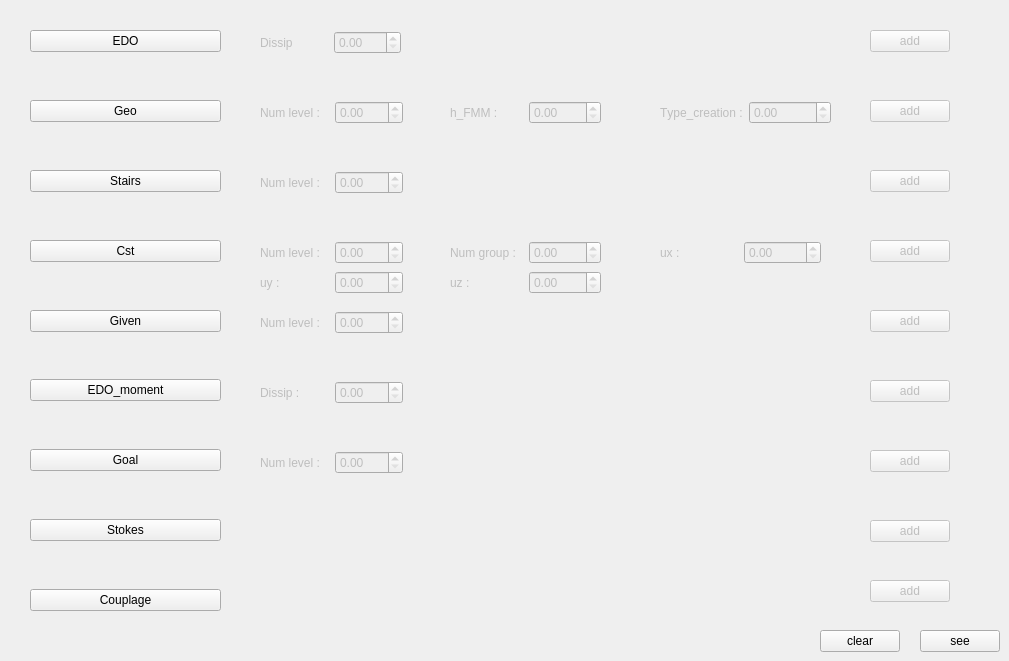
         <widget class="QWidget" name="VAP">
          <property name="toolTip">
           <string>&lt;html&gt;&lt;head/&gt;&lt;body&gt;&lt;p&gt;&lt;br/&gt;&lt;/p&gt;&lt;/body&gt;&lt;/html&gt;</string>
          </property>
          <attribute name="title">
           <string>Vitesse à priori</string>
          </attribute>
          <widget class="QPushButton" name="VAPClear">
           <property name="geometry">
            <rect>
             <x>820</x>
             <y>630</y>
             <width>80</width>
             <height>22</height>
            </rect>
           </property>
           <property name="font">
            <font>
             <kerning>false</kerning>
            </font>
           </property>
           <property name="text">
            <string>clear</string>
           </property>
          </widget>
          <widget class="QPushButton" name="VAPSee">
           <property name="geometry">
            <rect>
             <x>920</x>
             <y>630</y>
             <width>80</width>
             <height>22</height>
            </rect>
           </property>
           <property name="text">
            <string>see</string>
           </property>
          </widget>
          <widget class="QWidget" name="VAPStairsWidget" native="true">
           <property name="enabled">
            <bool>false</bool>
           </property>
           <property name="geometry">
            <rect>
             <x>260</x>
             <y>170</y>
             <width>581</width>
             <height>31</height>
            </rect>
           </property>
           <widget class="QWidget" name="layoutWidget">
            <property name="geometry">
             <rect>
              <x>0</x>
              <y>0</y>
              <width>143</width>
              <height>25</height>
             </rect>
            </property>
            <layout class="QHBoxLayout" name="horizontalLayout_7">
             <item>
              <widget class="QLabel" name="VAPLabelStairsNumlevel">
               <property name="font">
                <font>
                 <kerning>false</kerning>
                </font>
               </property>
               <property name="text">
                <string>Num level :</string>
               </property>
              </widget>
             </item>
             <item>
              <widget class="QDoubleSpinBox" name="VAPStairsNumlevel"/>
             </item>
            </layout>
           </widget>
          </widget>
          <widget class="QWidget" name="VAPCstWidget" native="true">
           <property name="enabled">
            <bool>false</bool>
           </property>
           <property name="geometry">
            <rect>
             <x>260</x>
             <y>240</y>
             <width>571</width>
             <height>62</height>
            </rect>
           </property>
           <widget class="QWidget" name="layoutWidget_2">
            <property name="geometry">
             <rect>
              <x>0</x>
              <y>0</y>
              <width>143</width>
              <height>25</height>
             </rect>
            </property>
            <layout class="QHBoxLayout" name="horizontalLayout_10">
             <item>
              <widget class="QLabel" name="VAPLabelCstNumlevel">
               <property name="font">
                <font>
                 <kerning>false</kerning>
                </font>
               </property>
               <property name="text">
                <string>Num level :</string>
               </property>
              </widget>
             </item>
             <item>
              <widget class="QDoubleSpinBox" name="VAPCstNumlevel"/>
             </item>
            </layout>
           </widget>
           <widget class="QWidget" name="layoutWidget_5">
            <property name="geometry">
             <rect>
              <x>0</x>
              <y>30</y>
              <width>143</width>
              <height>25</height>
             </rect>
            </property>
            <layout class="QHBoxLayout" name="horizontalLayout_16">
             <item>
              <widget class="QLabel" name="VAPLabelCstuy">
               <property name="font">
                <font>
                 <kerning>false</kerning>
                </font>
               </property>
               <property name="text">
                <string>uy :</string>
               </property>
              </widget>
             </item>
             <item>
              <widget class="QDoubleSpinBox" name="VAPCstuy"/>
             </item>
            </layout>
           </widget>
           <widget class="QWidget" name="layoutWidget_3">
            <property name="geometry">
             <rect>
              <x>190</x>
              <y>0</y>
              <width>151</width>
              <height>25</height>
             </rect>
            </property>
            <layout class="QHBoxLayout" name="horizontalLayout_11">
             <item>
              <widget class="QLabel" name="VAPLabelCstNumgroup">
               <property name="font">
                <font>
                 <kerning>false</kerning>
                </font>
               </property>
               <property name="text">
                <string>Num group :</string>
               </property>
              </widget>
             </item>
             <item>
              <widget class="QDoubleSpinBox" name="VAPCstNumgroup"/>
             </item>
            </layout>
           </widget>
           <widget class="QWidget" name="layoutWidget_6">
            <property name="geometry">
             <rect>
              <x>190</x>
              <y>30</y>
              <width>151</width>
              <height>25</height>
             </rect>
            </property>
            <layout class="QHBoxLayout" name="horizontalLayout_17">
             <item>
              <widget class="QLabel" name="VAPLabelCstUz">
               <property name="font">
                <font>
                 <kerning>false</kerning>
                </font>
               </property>
               <property name="text">
                <string>uz :</string>
               </property>
              </widget>
             </item>
             <item>
              <widget class="QDoubleSpinBox" name="VAPCstuz"/>
             </item>
            </layout>
           </widget>
           <widget class="QWidget" name="layoutWidget_8">
            <property name="geometry">
             <rect>
              <x>400</x>
              <y>0</y>
              <width>161</width>
              <height>25</height>
             </rect>
            </property>
            <layout class="QHBoxLayout" name="horizontalLayout_19">
             <item>
              <widget class="QLabel" name="VAPLabelCstUx">
               <property name="font">
                <font>
                 <kerning>false</kerning>
                </font>
               </property>
               <property name="text">
                <string>ux :</string>
               </property>
              </widget>
             </item>
             <item>
              <widget class="QDoubleSpinBox" name="VAPCstUx"/>
             </item>
            </layout>
           </widget>
          </widget>
          <widget class="QWidget" name="VAPGivenWidget" native="true">
           <property name="enabled">
            <bool>false</bool>
           </property>
           <property name="geometry">
            <rect>
             <x>260</x>
             <y>310</y>
             <width>571</width>
             <height>31</height>
            </rect>
           </property>
           <widget class="QWidget" name="layoutWidget_7">
            <property name="geometry">
             <rect>
              <x>0</x>
              <y>0</y>
              <width>143</width>
              <height>25</height>
             </rect>
            </property>
            <layout class="QHBoxLayout" name="horizontalLayout_18">
             <item>
              <widget class="QLabel" name="VAPLabelGivenNumlevel">
               <property name="font">
                <font>
                 <kerning>false</kerning>
                </font>
               </property>
               <property name="text">
                <string>Num level :</string>
               </property>
              </widget>
             </item>
             <item>
              <widget class="QDoubleSpinBox" name="VAPGivenNumlevel"/>
             </item>
            </layout>
           </widget>
          </widget>
          <widget class="QWidget" name="VAPEDOmomentWidget" native="true">
           <property name="enabled">
            <bool>false</bool>
           </property>
           <property name="geometry">
            <rect>
             <x>260</x>
             <y>380</y>
             <width>571</width>
             <height>31</height>
            </rect>
           </property>
           <widget class="QWidget" name="layoutWidget_4">
            <property name="geometry">
             <rect>
              <x>0</x>
              <y>0</y>
              <width>143</width>
              <height>25</height>
             </rect>
            </property>
            <layout class="QHBoxLayout" name="horizontalLayout_12">
             <item>
              <widget class="QLabel" name="VAPLabelEDOmomentDissip">
               <property name="font">
                <font>
                 <kerning>false</kerning>
                </font>
               </property>
               <property name="text">
                <string>Dissip :</string>
               </property>
              </widget>
             </item>
             <item>
              <widget class="QDoubleSpinBox" name="VAPEDOmomentDissip"/>
             </item>
            </layout>
           </widget>
          </widget>
          <widget class="QWidget" name="VAPGoalWidget" native="true">
           <property name="enabled">
            <bool>false</bool>
           </property>
           <property name="geometry">
            <rect>
             <x>260</x>
             <y>450</y>
             <width>571</width>
             <height>31</height>
            </rect>
           </property>
           <widget class="QWidget" name="layoutWidget_9">
            <property name="geometry">
             <rect>
              <x>0</x>
              <y>0</y>
              <width>143</width>
              <height>25</height>
             </rect>
            </property>
            <layout class="QHBoxLayout" name="horizontalLayout_20">
             <item>
              <widget class="QLabel" name="VAPLabelGoalNumlevel">
               <property name="font">
                <font>
                 <kerning>false</kerning>
                </font>
               </property>
               <property name="text">
                <string>Num level :</string>
               </property>
              </widget>
             </item>
             <item>
              <widget class="QDoubleSpinBox" name="VAPGoalNumlevel"/>
             </item>
            </layout>
           </widget>
          </widget>
          <widget class="QWidget" name="layoutWidget">
           <property name="geometry">
            <rect>
             <x>30</x>
             <y>30</y>
             <width>191</width>
             <height>581</height>
            </rect>
           </property>
           <layout class="QVBoxLayout" name="verticalLayout_3">
            <property name="spacing">
             <number>6</number>
            </property>
            <item>
             <widget class="QPushButton" name="VAPEDOButton">
              <property name="text">
               <string>EDO</string>
              </property>
             </widget>
            </item>
            <item>
             <spacer name="verticalSpacer">
              <property name="orientation">
               <enum>Qt::Vertical</enum>
              </property>
              <property name="sizeHint" stdset="0">
               <size>
                <width>20</width>
                <height>40</height>
               </size>
              </property>
             </spacer>
            </item>
            <item>
             <widget class="QPushButton" name="VAPGeoButton">
              <property name="text">
               <string>Geo</string>
              </property>
             </widget>
            </item>
            <item>
             <spacer name="verticalSpacer_2">
              <property name="orientation">
               <enum>Qt::Vertical</enum>
              </property>
              <property name="sizeHint" stdset="0">
               <size>
                <width>20</width>
                <height>40</height>
               </size>
              </property>
             </spacer>
            </item>
            <item>
             <widget class="QPushButton" name="VAPStairsButton">
              <property name="text">
               <string>Stairs</string>
              </property>
             </widget>
            </item>
            <item>
             <spacer name="verticalSpacer_3">
              <property name="orientation">
               <enum>Qt::Vertical</enum>
              </property>
              <property name="sizeHint" stdset="0">
               <size>
                <width>20</width>
                <height>40</height>
               </size>
              </property>
             </spacer>
            </item>
            <item>
             <widget class="QPushButton" name="VAPCstButton">
              <property name="text">
               <string>Cst</string>
              </property>
             </widget>
            </item>
            <item>
             <spacer name="verticalSpacer_4">
              <property name="orientation">
               <enum>Qt::Vertical</enum>
              </property>
              <property name="sizeHint" stdset="0">
               <size>
                <width>20</width>
                <height>40</height>
               </size>
              </property>
             </spacer>
            </item>
            <item>
             <widget class="QPushButton" name="VAPGivenButton">
              <property name="text">
               <string>Given</string>
              </property>
             </widget>
            </item>
            <item>
             <spacer name="verticalSpacer_5">
              <property name="orientation">
               <enum>Qt::Vertical</enum>
              </property>
              <property name="sizeHint" stdset="0">
               <size>
                <width>20</width>
                <height>40</height>
               </size>
              </property>
             </spacer>
            </item>
            <item>
             <widget class="QPushButton" name="VAPEDOmomentButton">
              <property name="text">
               <string>EDO_moment</string>
              </property>
             </widget>
            </item>
            <item>
             <spacer name="verticalSpacer_8">
              <property name="orientation">
               <enum>Qt::Vertical</enum>
              </property>
              <property name="sizeHint" stdset="0">
               <size>
                <width>20</width>
                <height>40</height>
               </size>
              </property>
             </spacer>
            </item>
            <item>
             <widget class="QPushButton" name="VAPGoalButton">
              <property name="text">
               <string>Goal</string>
              </property>
             </widget>
            </item>
            <item>
             <spacer name="verticalSpacer_6">
              <property name="orientation">
               <enum>Qt::Vertical</enum>
              </property>
              <property name="sizeHint" stdset="0">
               <size>
                <width>20</width>
                <height>40</height>
               </size>
              </property>
             </spacer>
            </item>
            <item>
             <widget class="QPushButton" name="VAPStokesButton">
              <property name="text">
               <string>Stokes</string>
              </property>
             </widget>
            </item>
            <item>
             <spacer name="verticalSpacer_7">
              <property name="orientation">
               <enum>Qt::Vertical</enum>
              </property>
              <property name="sizeHint" stdset="0">
               <size>
                <width>20</width>
                <height>40</height>
               </size>
              </property>
             </spacer>
            </item>
            <item>
             <widget class="QPushButton" name="VAPCouplageButton">
              <property name="whatsThis">
               <string>&lt;html&gt;&lt;head/&gt;&lt;body&gt;&lt;p&gt;Ceci est un couplage&lt;/p&gt;&lt;/body&gt;&lt;/html&gt;</string>
              </property>
              <property name="text">
               <string>Couplage</string>
              </property>
             </widget>
            </item>
           </layout>
          </widget>
          <widget class="QPushButton" name="VAPEDOAdd">
           <property name="enabled">
            <bool>false</bool>
           </property>
           <property name="geometry">
            <rect>
             <x>870</x>
             <y>30</y>
             <width>80</width>
             <height>22</height>
            </rect>
           </property>
           <property name="text">
            <string>add</string>
           </property>
          </widget>
          <widget class="QPushButton" name="VAPGeoAdd">
           <property name="enabled">
            <bool>false</bool>
           </property>
           <property name="geometry">
            <rect>
             <x>870</x>
             <y>100</y>
             <width>80</width>
             <height>22</height>
            </rect>
           </property>
           <property name="text">
            <string>add</string>
           </property>
          </widget>
          <widget class="QPushButton" name="VAPCstAdd">
           <property name="enabled">
            <bool>false</bool>
           </property>
           <property name="geometry">
            <rect>
             <x>870</x>
             <y>240</y>
             <width>80</width>
             <height>22</height>
            </rect>
           </property>
           <property name="text">
            <string>add</string>
           </property>
          </widget>
          <widget class="QWidget" name="VAPGeoWidget" native="true">
           <property name="enabled">
            <bool>false</bool>
           </property>
           <property name="geometry">
            <rect>
             <x>260</x>
             <y>100</y>
             <width>581</width>
             <height>31</height>
            </rect>
           </property>
           <widget class="QWidget" name="layoutWidget">
            <property name="geometry">
             <rect>
              <x>0</x>
              <y>0</y>
              <width>143</width>
              <height>25</height>
             </rect>
            </property>
            <layout class="QHBoxLayout" name="horizontalLayout_15">
             <item>
              <widget class="QLabel" name="VAPLabelGeoNumlevel">
               <property name="font">
                <font>
                 <kerning>false</kerning>
                </font>
               </property>
               <property name="text">
                <string>Num level :</string>
               </property>
              </widget>
             </item>
             <item>
              <widget class="QDoubleSpinBox" name="VAPGeoNumlevel"/>
             </item>
            </layout>
           </widget>
           <widget class="QWidget" name="layoutWidget">
            <property name="geometry">
             <rect>
              <x>190</x>
              <y>0</y>
              <width>151</width>
              <height>25</height>
             </rect>
            </property>
            <layout class="QHBoxLayout" name="horizontalLayout_8">
             <item>
              <widget class="QLabel" name="VAPLabelGeoHpmm">
               <property name="font">
                <font>
                 <kerning>false</kerning>
                </font>
               </property>
               <property name="text">
                <string>h_FMM :</string>
               </property>
              </widget>
             </item>
             <item>
              <widget class="QDoubleSpinBox" name="VAPGeoHpmm"/>
             </item>
            </layout>
           </widget>
           <widget class="QWidget" name="layoutWidget">
            <property name="geometry">
             <rect>
              <x>400</x>
              <y>0</y>
              <width>171</width>
              <height>25</height>
             </rect>
            </property>
            <layout class="QHBoxLayout" name="horizontalLayout_9">
             <item>
              <widget class="QLabel" name="VAPLabelGeoTypecreation">
               <property name="font">
                <font>
                 <kerning>false</kerning>
                </font>
               </property>
               <property name="text">
                <string>Type_creation :</string>
               </property>
              </widget>
             </item>
             <item>
              <widget class="QDoubleSpinBox" name="VAPGeoTypecreation"/>
             </item>
            </layout>
           </widget>
          </widget>
          <widget class="QWidget" name="VAPEDOWidget" native="true">
           <property name="enabled">
            <bool>false</bool>
           </property>
           <property name="geometry">
            <rect>
             <x>260</x>
             <y>30</y>
             <width>581</width>
             <height>31</height>
            </rect>
           </property>
           <widget class="QWidget" name="layoutWidget">
            <property name="geometry">
             <rect>
              <x>0</x>
              <y>0</y>
              <width>141</width>
              <height>25</height>
             </rect>
            </property>
            <layout class="QHBoxLayout" name="horizontalLayout_13">
             <item>
              <widget class="QLabel" name="VAPLabelEDODissip">
               <property name="text">
                <string>Dissip</string>
               </property>
              </widget>
             </item>
             <item>
              <widget class="QDoubleSpinBox" name="VAPEDODissip"/>
             </item>
            </layout>
           </widget>
          </widget>
          <widget class="QPushButton" name="VAPStairsAdd">
           <property name="enabled">
            <bool>false</bool>
           </property>
           <property name="geometry">
            <rect>
             <x>870</x>
             <y>170</y>
             <width>80</width>
             <height>22</height>
            </rect>
           </property>
           <property name="text">
            <string>add</string>
           </property>
          </widget>
          <widget class="QPushButton" name="VAPGivenAdd">
           <property name="enabled">
            <bool>false</bool>
           </property>
           <property name="geometry">
            <rect>
             <x>870</x>
             <y>310</y>
             <width>80</width>
             <height>22</height>
            </rect>
           </property>
           <property name="text">
            <string>add</string>
           </property>
          </widget>
          <widget class="QPushButton" name="VAPEDOmomentAdd">
           <property name="enabled">
            <bool>false</bool>
           </property>
           <property name="geometry">
            <rect>
             <x>870</x>
             <y>380</y>
             <width>80</width>
             <height>22</height>
            </rect>
           </property>
           <property name="text">
            <string>add</string>
           </property>
          </widget>
          <widget class="QPushButton" name="VAPGoalAdd">
           <property name="enabled">
            <bool>false</bool>
           </property>
           <property name="geometry">
            <rect>
             <x>870</x>
             <y>450</y>
             <width>80</width>
             <height>22</height>
            </rect>
           </property>
           <property name="text">
            <string>add</string>
           </property>
          </widget>
          <widget class="QPushButton" name="VAPStokesAdd">
           <property name="enabled">
            <bool>false</bool>
           </property>
           <property name="geometry">
            <rect>
             <x>870</x>
             <y>520</y>
             <width>80</width>
             <height>22</height>
            </rect>
           </property>
           <property name="text">
            <string>add</string>
           </property>
          </widget>
          <widget class="QPushButton" name="VAPCouplageAdd">
           <property name="enabled">
            <bool>false</bool>
           </property>
           <property name="geometry">
            <rect>
             <x>870</x>
             <y>580</y>
             <width>80</width>
             <height>22</height>
            </rect>
           </property>
           <property name="text">
            <string>add</string>
           </property>
          </widget>
          <zorder>layoutWidget</zorder>
          <zorder>VAPClear</zorder>
          <zorder>VAPSee</zorder>
          <zorder>VAPStairsWidget</zorder>
          <zorder>VAPCstWidget</zorder>
          <zorder>VAPGivenWidget</zorder>
          <zorder>VAPEDOmomentWidget</zorder>
          <zorder>VAPGoalWidget</zorder>
          <zorder>VAPEDOAdd</zorder>
          <zorder>VAPGeoAdd</zorder>
          <zorder>VAPCstAdd</zorder>
          <zorder>VAPGeoWidget</zorder>
          <zorder>VAPEDOWidget</zorder>
          <zorder>VAPStairsAdd</zorder>
          <zorder>VAPGivenAdd</zorder>
          <zorder>VAPEDOmomentAdd</zorder>
          <zorder>VAPGoalAdd</zorder>
          <zorder>VAPStokesAdd</zorder>
          <zorder>VAPCouplageAdd</zorder>
         </widget>
